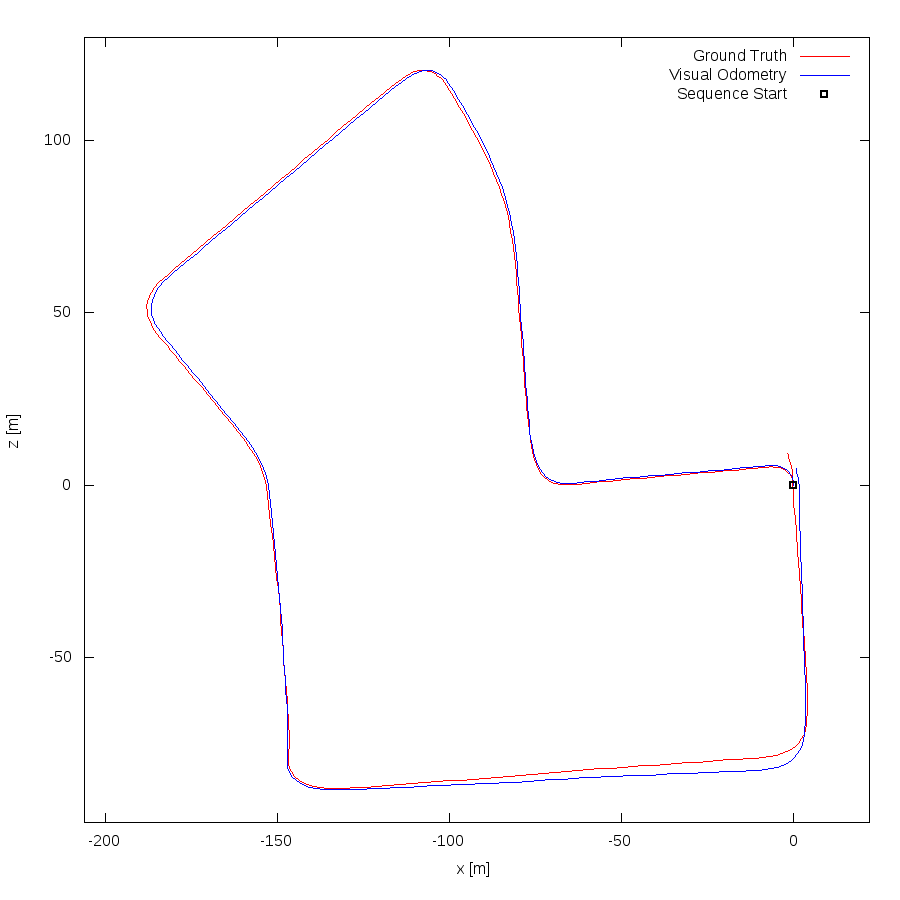

Recreate this plot in gnuplot.
set term postscript eps enhanced color
set output "07.eps"
set size ratio -1
set xrange [-206:22]
set yrange [-98:130]
set xlabel "x [m]"
set ylabel "z [m]"
plot "07.txt" using 1:2 lc rgb "#FF0000" title 'Ground Truth' w lines,"07.txt" using 3:4 lc rgb "#0000FF" title 'Visual Odometry' w lines,"< head -1 07.txt" using 1:2 lc rgb "#000000" pt 4 ps 1 lw 2 title 'Sequence Start' w points
